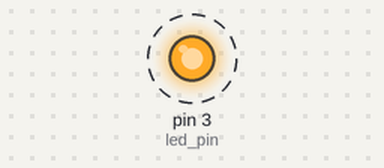
The sketch below on a simulated Arduino Uno, built with avr-gcc and run on an emulated ATmega328P. Shown: output pins drawn as LEDs (lit = HIGH). Dashed ring = blinking.

Above: at 0.5 s.
Timing chart, 0 to 4.6 s (numbered marks = the images above):
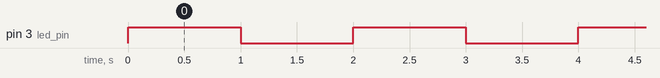

Measured:
- by itself, pin 3 (led_pin): alternates HIGH for 1.0 s and LOW for 1.0 s

The sketch:

firstLED.ino
```cpp
//This is my first LED on a bread board, where we have two pins (gnd and 3) going from the board into a simple circuit

#define led_pin 3
void setup()
{
pinMode(led_pin, OUTPUT);
}

void loop()
{
digitalWrite(led_pin, HIGH);
delay(1000);

digitalWrite(led_pin, LOW);
delay(1000);
}
```
